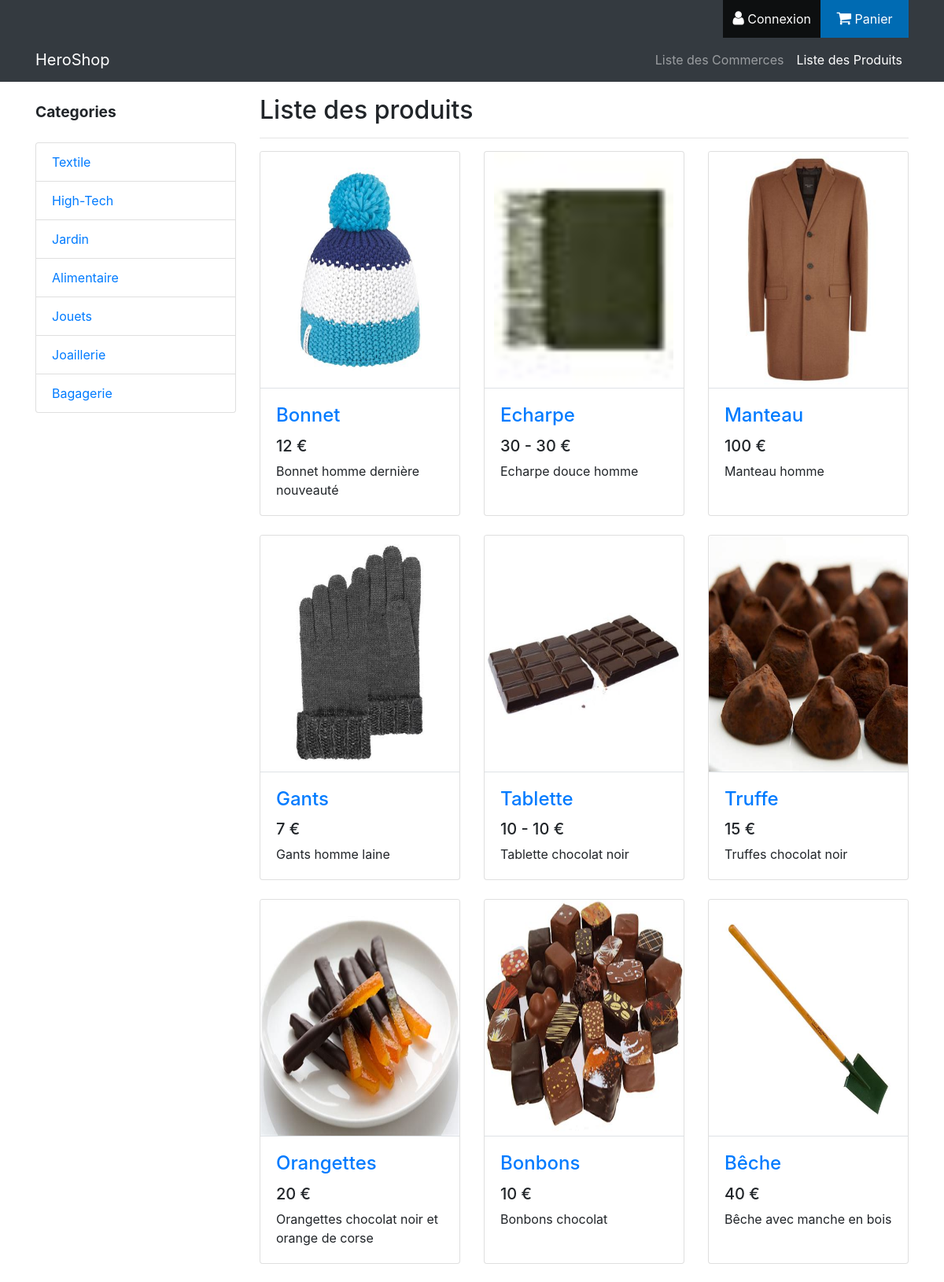
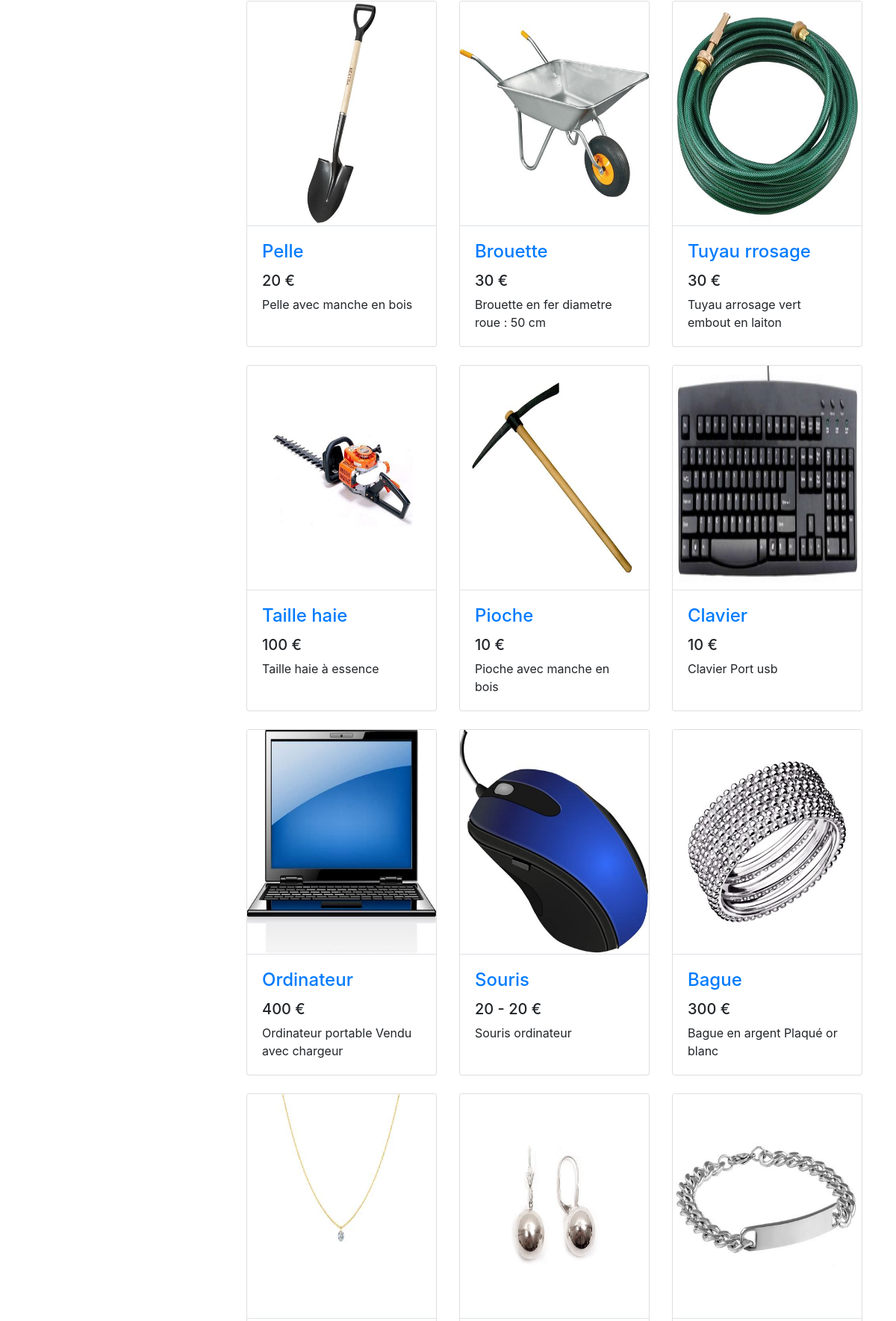
Screenshot of /Produits/ (upper part) with the database file from the repository (2 pictures, top to bottom).
### tables this page shows
CREATE TABLE `produit_type` (
  `idProduitType` int(8) UNSIGNED NOT NULL,
  `nomProduitType` varchar(128) NOT NULL,
  `descriptionProduitType` text NOT NULL,
  `prixProduitType` float NOT NULL,
  `seuilStockProduitType` int(8) NOT NULL,
  `idCategorie` int(8) UNSIGNED DEFAULT NULL,
  `siretCommerce` varchar(14) NOT NULL
);

### application/libraries/Layout.php (called while the page is built, shortened)
<?php
class Layout {
    private $CI;
    private $var = array();
    public function __construct() {
        $this->CI = & get_instance();
        $this->var['output'] = '';
        $this->var['titre'] = ucfirst($this->CI->router->fetch_method()) . ' - ' . ucfirst($this->CI->router->fetch_class());
        $this->var['charset'] = $this->CI->config->item('charset');
        $this->var['css'] = array();
        $this->var['js'] = array();
        $this->var['jquery'] = array();
        $this->var['menu'] = array();
        $this->var['topMenu'] = array();
        $this->var['sideMenu'] = array();
        $this->var['nomSideMenu'] = "";
    }
    public function view($name, $data = array(), $return = false) {
        $this->var['output'] .= $this->CI->load->view($name, $data, true);
        if (!$return) {
            $this->CI->load->view('../themes/default_layout', $this->var);
        } else {
            return $this->CI->load->view('../themes/default_layout', $this->var, true);
        }
    }
    public function views($name, $data = array()) {
        $this->var['output'] .= $this->CI->load->view($name, $data, true);
        return $this;
    }
    public function ajouter_menu($menu, $intitule, $controller) {
        $this->var[$menu][$controller] = array(
            "intitule" => $intitule,
            "url" => site_url($controller . "/"),
            "actif" => $controller == $this->CI->router->fetch_class(),
        );
    }
    public function ajouter_menu_url($menu, $intitule, $url) {
        $this->var[$menu][$url] = array(
            "intitule" => $intitule,
            "url" => site_url($url . "/"),
        );
    }
    public function init_menu() {
        $this->CI->load->library('session');
    }
    public function setNomSideMenu($nom = "") {
        $this->var['nomSideMenu'] = $nom;
    }
}

### application/controllers/Produits.php (called while the page is built, shortened)
<?php
class Produits extends CI_Controller {
    public function __construct() {
        $categ = $this -> Categorie_model -> read('*');
        foreach ($categ as $c) {
            $intitule = mb_strtoupper(mb_substr($c -> descriptionCategorie, 0, 1)) . mb_substr($c -> descriptionCategorie, 1);
            $this -> layout -> ajouter_menu_url('sideMenu', $intitule, 'Produits/liste_produits/' . $c -> idCategorie);
        }
        $this -> layout -> setNomSideMenu("Categories");
    }
    public function index() {
        $this -> liste_produits();
    }
    public function liste_produits($id_Categ = 0) {
        $where = array();
        $result = $this -> Produit_type_model -> read('*', $where);
        if ($result && count($result) > 0) {
            $liste_produits = array();
            foreach ($result as $produit) {
                $produit -> img_url = url_images_in_folder("/assets/images/produits/produit_" . $produit -> idProduitType . "/", true)[0];
                $longueur_max_description = 100;
                $produit -> descriptionProduitType = substr($produit -> descriptionProduitType, 0, $longueur_max_description);
                $produit -> prixProduitType = $this -> Produit_type_model -> getRangePrice($produit -> idProduitType);
                $liste_produits[] = $produit;
            }
            $data = array(
                "produits" => $liste_produits,
            );
            $this -> layout -> views('Produits/title_not_commercant');
            $this -> layout -> view('Produits/liste_produits', $data);
        }
    }
}
?>

### index.php (called while the page is built, shortened)
<?php
require_once BASEPATH.'core/CodeIgniter.php';

### application/core/MY_Model.php (called while the page is built, shortened)
<?php
class MY_Model extends CI_Model {
    public function read($select = '*', $where = array(), $nb = null, $debut = null) {
        return $this->db->select($select)
                        ->from($this->table)
                        ->where($where)
                        ->limit($nb, $debut)
                        ->get()
                        ->result();
    }
}

### application/helpers/MY_url_helper.php (called while the page is built, shortened)
<?php  if ( ! defined('BASEPATH')) exit('No direct script access allowed');
if ( ! function_exists('site_url'))
{
	function site_url($uri = '')
	{
		if( ! is_array($uri))
		{
			$uri = func_get_args();
		}
		$CI =& get_instance();
		return $CI->config->site_url($uri);
	}
}

### application/views/Produits/liste_produits.php (the view)
<div id="liste_produits">
    <div class="row">
        <?php if(isset($produits)): ?>
            <?php foreach ($produits as $p): ?>
                <div class="col-lg-4 col-md-6 mb-4">
                    <div class="card h-100">
                        <a  class="border-bottom" href="<?php echo site_url('/Produits/fiche_produit/' . $p->idProduitType) ?>" style="display:flex; justify-content: center">
                            <img class="card-img-top" src="<?php echo $p->img_url ?>" alt="<?php echo $p->nomProduitType ?>" style="height:300px; width: auto;">
                        </a>
                        <div class="card-body">
                            <h4 class="card-title">
                                <a href="<?php echo site_url('/Produits/fiche_produit/' . $p->idProduitType) ?>">
                                    <?php echo $p->nomProduitType ?>
                                </a>
                            </h4>
                            <h5><?php echo $p->prixProduitType ?> €</h5>
                            <p class="card-text"><?php echo $p->descriptionProduitType ?></p>
                        </div>
                    </div>
                </div>
            <?php endforeach; ?>
        <?php endif; ?>
    </div>
</div>

### assets/css/shop-homepage.css (style rules this page uses)
body { padding-top: 54px; }
@media (min-width: 992px) { body { padding-top: 56px; } }

### assets/css/main.css (style rules this page uses)
html { height: 100%; }
body { padding-top:0; display: flex; min-height: 100vh; flex-direction: column; }
img { max-width : 100%; height: auto; display: block; }

### rows the page displays
produit_type: shows a picture, nomProduitType "Bonnet", prixProduitType "12", descriptionProduitType "Bonnet homme dernière nouveauté"
produit_type: shows a picture, nomProduitType "Echarpe", prixProduitType "30 - 30", descriptionProduitType "Echarpe douce homme"
produit_type: shows a picture, nomProduitType "Manteau", prixProduitType "100", descriptionProduitType "Manteau homme"
produit_type: shows a picture, nomProduitType "Gants", prixProduitType "7", descriptionProduitType "Gants homme laine"
produit_type: shows a picture, nomProduitType "Tablette", prixProduitType "10 - 10", descriptionProduitType "Tablette chocolat noir"
produit_type: shows a picture, nomProduitType "Truffe", prixProduitType "15", descriptionProduitType "Truffes chocolat noir"
produit_type: shows a picture, nomProduitType "Orangettes", prixProduitType "20", descriptionProduitType "Orangettes chocolat noir et orange de corse"
produit_type: shows a picture, nomProduitType "Bonbons", prixProduitType "10", descriptionProduitType "Bonbons chocolat"
produit_type: shows a picture, nomProduitType "Bêche", prixProduitType "40", descriptionProduitType "Bêche avec manche en bois"
produit_type: shows a picture, nomProduitType "Pelle", prixProduitType "20", descriptionProduitType "Pelle avec manche en bois"
produit_type: shows a picture, nomProduitType "Brouette", prixProduitType "30", descriptionProduitType "Brouette en fer diametre roue : 50 cm"
produit_type: shows a picture, nomProduitType "Tuyau rrosage", prixProduitType "30", descriptionProduitType "Tuyau arrosage vert embout en laiton"
produit_type: shows a picture, nomProduitType "Taille haie", prixProduitType "100", descriptionProduitType "Taille haie à essence"
produit_type: shows a picture, nomProduitType "Pioche", prixProduitType "10", descriptionProduitType "Pioche avec manche en bois"
produit_type: shows a picture, nomProduitType "Clavier", prixProduitType "10", descriptionProduitType "Clavier Port usb"
produit_type: shows a picture, nomProduitType "Ordinateur", prixProduitType "400", descriptionProduitType "Ordinateur portable Vendu avec chargeur"
produit_type: shows a picture, nomProduitType "Souris", prixProduitType "20 - 20", descriptionProduitType "Souris ordinateur"
produit_type: shows a picture, nomProduitType "Bague", prixProduitType "300", descriptionProduitType "Bague en argent Plaqué or blanc"
produit_type: shows a picture
produit_type: shows a picture
produit_type: shows a picture

### other values shown
$topMenu['Auth']['intitule'] "Connexion"
$topMenu['Panier']['intitule'] "Panier"
$m["intitule"] "Liste des Commerces"
$m["intitule"] "Liste des Produits"
$nomSideMenu "Categories"
$m['intitule'] "Textile"
$m['intitule'] "High-Tech"
$m['intitule'] "Jardin"
$m['intitule'] "Alimentaire"
$m['intitule'] "Jouets"
$m['intitule'] "Joaillerie"
$m['intitule'] "Bagagerie"
